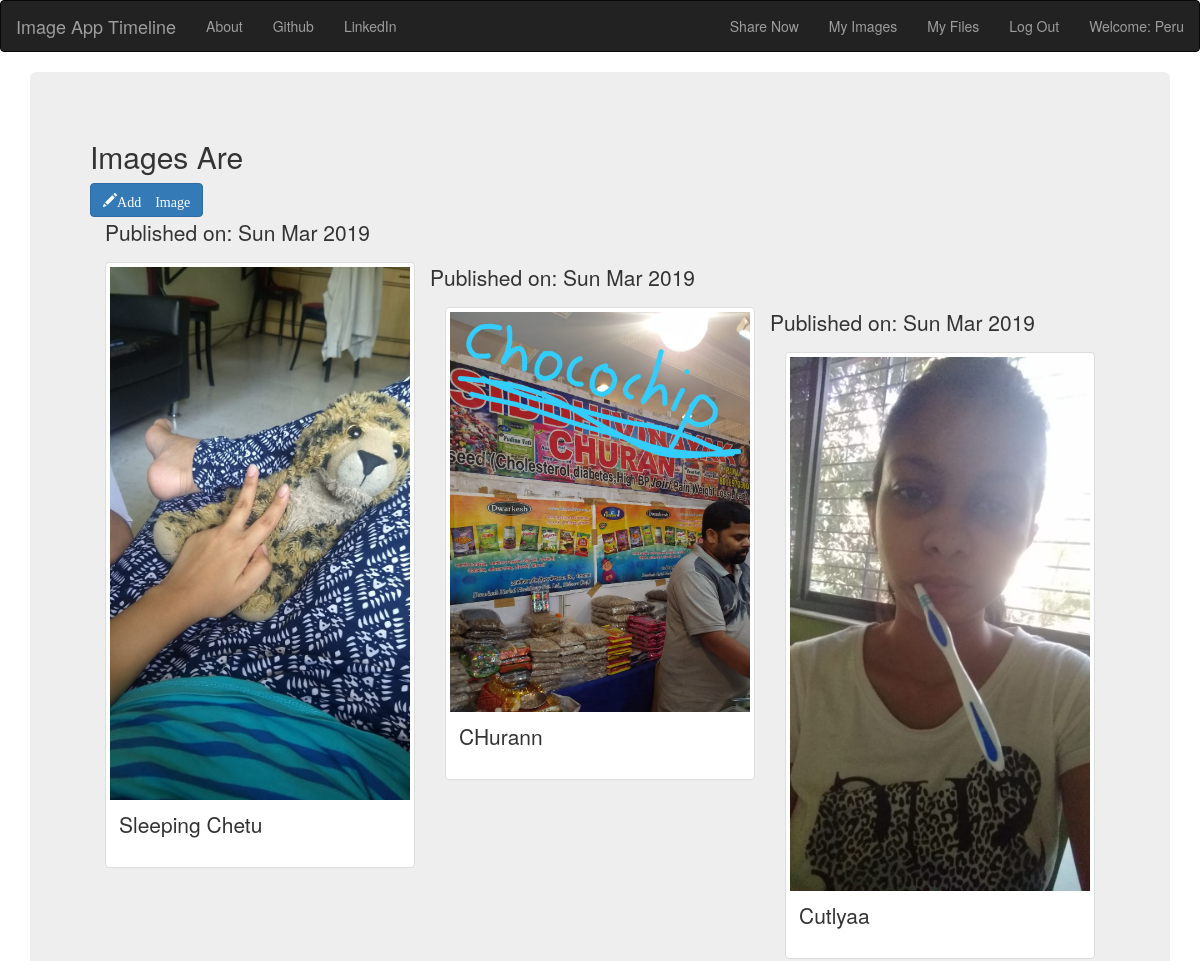
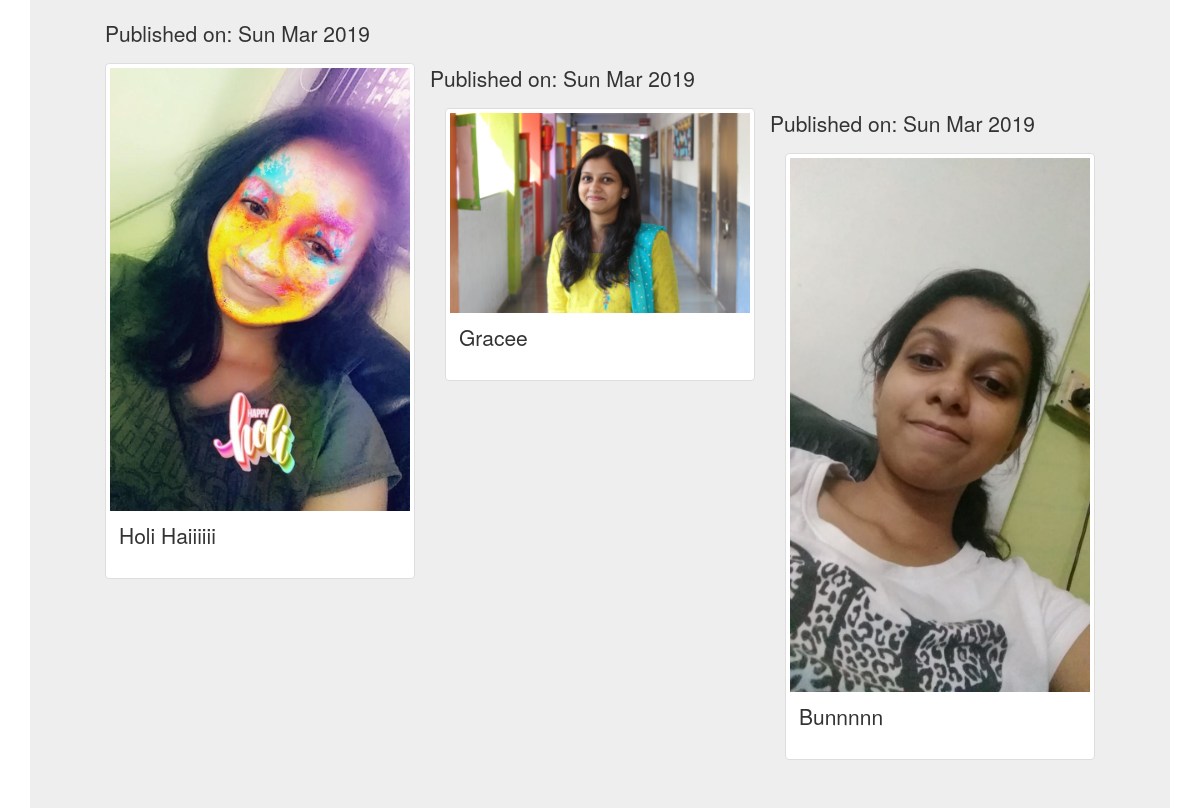
Screenshot of /accounts/image/ (signed in) with the database file from the repository (2 pictures, top to bottom).
### accounts/models.py (models this page shows, shortened)
class Images(models.Model):
    name = models.CharField(blank=True,null=True,max_length=265)
    image_by = models.ForeignKey(User,related_name  ='pics',on_delete=models.CASCADE,null=True )
    image = models.ImageField(upload_to='media/UserImages',default=None,null=True,blank=True)
    uploaded_on = models.DateTimeField(default=timezone.now())

### accounts/views.py (the view)
# urls.py: path('image/',views.ImageListView.as_view(),name='imagelist'),
class ImageListView(ListView,LoginRequiredMixin):
    model = Images
    template_name='uploads.html'

### accounts/templates/uploads.html (shortened to what this page needs)
{% extends 'base.html'%}
{% load staticfiles %}
{% block body_block%}
{% if user.is_authenticated %}
<h2>Images Are</h2>
<a class='btn btn-primary' href="{% url 'accounts:addimage' %}"><span class='glyphicon glyphicon-pencil'>Add Image</span></a>
{% for item in user.pics.all %}
<div class="container">
  <p>Published on: {{item.uploaded_on|date:"D M Y"}}</p>
  <div class="row">
  <div class="col-md-4">
    <div class="thumbnail">
        <img src="{{ item.image.url }}" alt="Lights" style="width:100%">
        <div class="caption">
          <p>{{item.name}}</p>
        </div>
    </div>
  </div>
{% endfor %}
{% else %}
<h1>Login To see Your Images Now</h1>
{% endif %}
{% endblock %}

### accounts/templates/base.html (shortened to what this page needs)
<!DOCTYPE html>
{% load staticfiles %}
<html lang="en" dir="ltr">
  <head>
    <link rel="stylesheet" href="https://maxcdn.bootstrapcdn.com/bootstrap/3.3.7/css/bootstrap.min.css">
  </head>
  <body>
    <nav class="navbar navbar-default navbar-inverse">
      <div class="container-fluid">
        <ul class='nav navbar-nav'>
          <li><a class=' navbar-brand bigbrand' href="{% url 'accounts:timeline' %}">Image App Timeline</a></li>
          <li><a href="https://vit.edu.in/">About</a></li>
          <li><a href="https://www.github.com">Github</a></li>
          <li><a href="https://www.linkedin.com">LinkedIn</a></li>
        </ul>
        <ul class='nav navbar-nav navbar-right'>
          {% if user.is_authenticated %}
            <li><a href="#">Share Now</a>
            </li>
            <li><a href="{% url 'accounts:imagelist'  %}">My Images</a>
            </li>
            <li><a href="{% url 'accounts:filelist'%}">My Files</a>
            </li>
            <li>
                <a href="{% url 'logout' %}">Log Out</a>
            </li>
            <li>
                <a href="#">Welcome: {{user.username}}</a>
            </li>
            {% else %}
            <li><a href="{% url 'accounts:login' %}"><span class='glyphicon glyphicon-user'></span>Login</a></li>
            <li><a href="{% url 'accounts:signup' %}"><span class='glyphicon glyphicon-user'></span>Sign Up</a></li>
          {% endif %}
      </div>
    </nav>
    <div class="container">
      <div class="jumbotron">
        {% block body_block%}
        {% endblock %}
      </div>
    </div>
  </body>
</html>

### rows the page displays
Images: uploaded_on "Sun Mar 2019", image (picture), name "Sleeping Chetu"
Images: uploaded_on "Sun Mar 2019", image (picture), name "CHurann"
Images: uploaded_on "Sun Mar 2019", image (picture), name "Cutlyaa"
Images: uploaded_on "Sun Mar 2019", image (picture), name "Holi Haiiiiii"
Images: uploaded_on "Sun Mar 2019", image (picture), name "Gracee"
Images: uploaded_on "Sun Mar 2019", image (picture), name "Bunnnnn"

### other values shown
{{ user.username }} "Peru"
